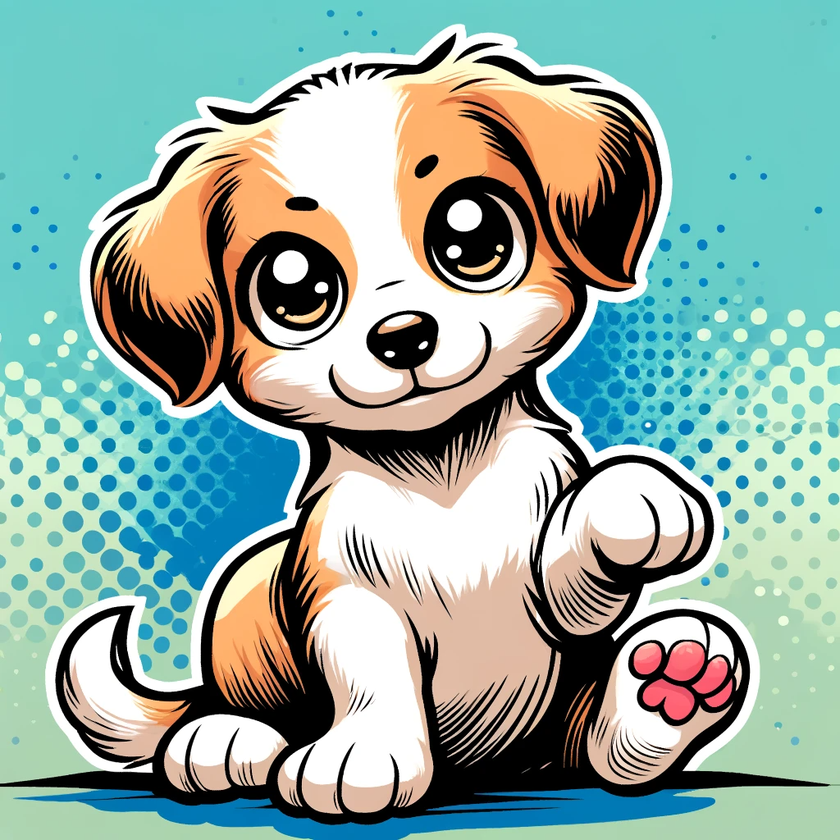
#> input picture hf-bootcamp/puppy.png, 840 x 840 px, shrunk from 1024 x 1024 before the run
$ jupyter execute 15-image_data.ipynb   (shell and % lines are left out)
#> lines starting #> are read from the running program, lines starting #| are printed output that depends on the picture
[cell 1]
from PIL import Image

[cell 2]
pic = Image.open("puppy.png")
#> pic is the input picture: PIL image 840x840 RGBA; mean R, G, B, A 143.3, 170.5, 161, 255

[cell 3]
pic

[cell 4]
type(pic)

[cell 5]
import numpy as np
pic_arr = np.asarray(pic)

[cell 6]
pic_arr.shape
#> Out = (840, 840, 4)

[cell 7]
import matplotlib.pyplot as plt
plt.imshow(pic_arr)

[cell 8]
pic_red = pic_arr.copy()

[cell 9]
pic_red[:,:,1] = 0 # remove green channel
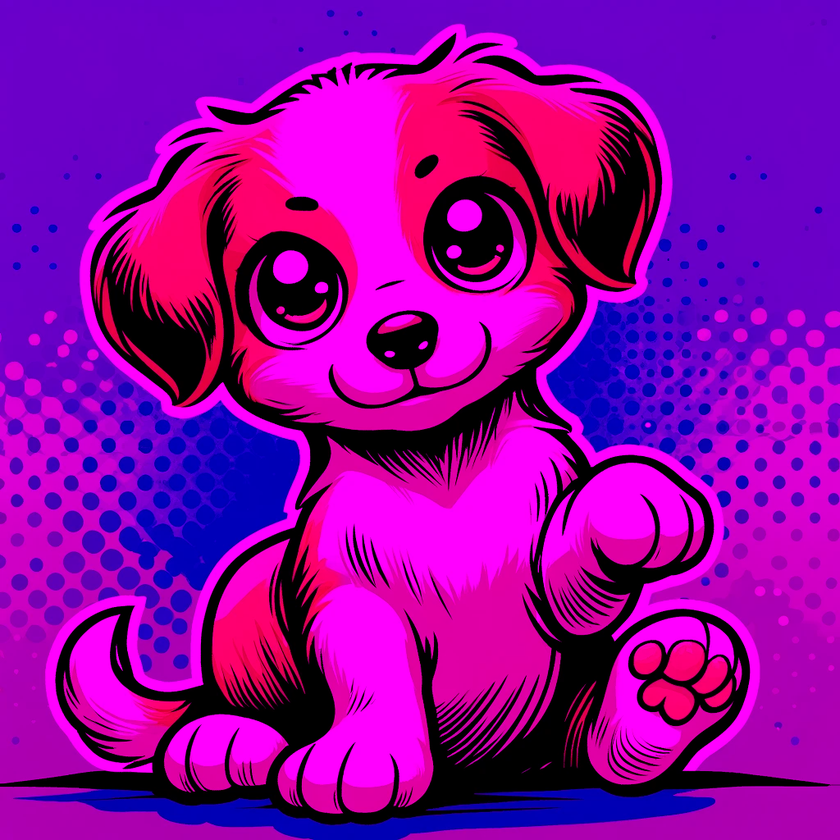
#> pic_red: shape (840, 840, 4); mean R, G, B, A 143.3, 0, 161, 255

[cell 10]
plt.imshow(pic_red)

[cell 11]
import cv2

[cell 12]
img = cv2.imread('puppy.png')

[cell 13]
plt.imshow(img)

[cell 14]
# open cv BGR matplotlib RGB

[cell 15]
img_rgb = cv2.cvtColor(img,cv2.COLOR_BGR2RGB)


$ run again, with hf-bootcamp/cat.png copied over hf-bootcamp/puppy.png
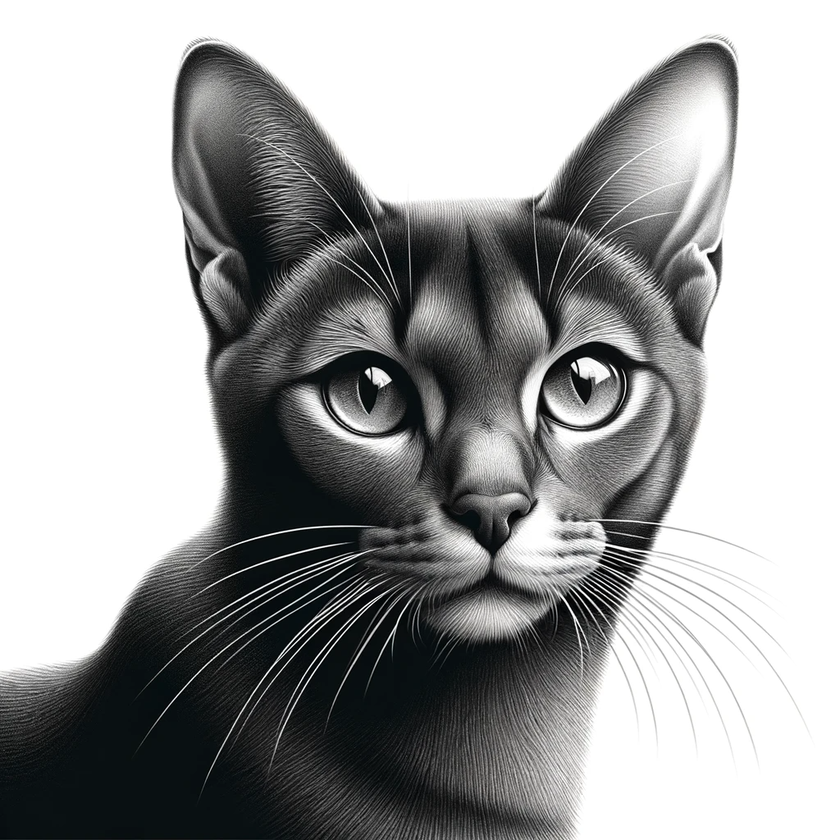
#> input picture hf-bootcamp/cat.png, 840 x 840 px, shrunk from 1024 x 1024 before the run
#> pic is the input picture: PIL image 840x840 RGBA; mean R, G, B, A 160.8, 161.6, 161.7, 255
#> `pic_red[:,:,1] = 0`:
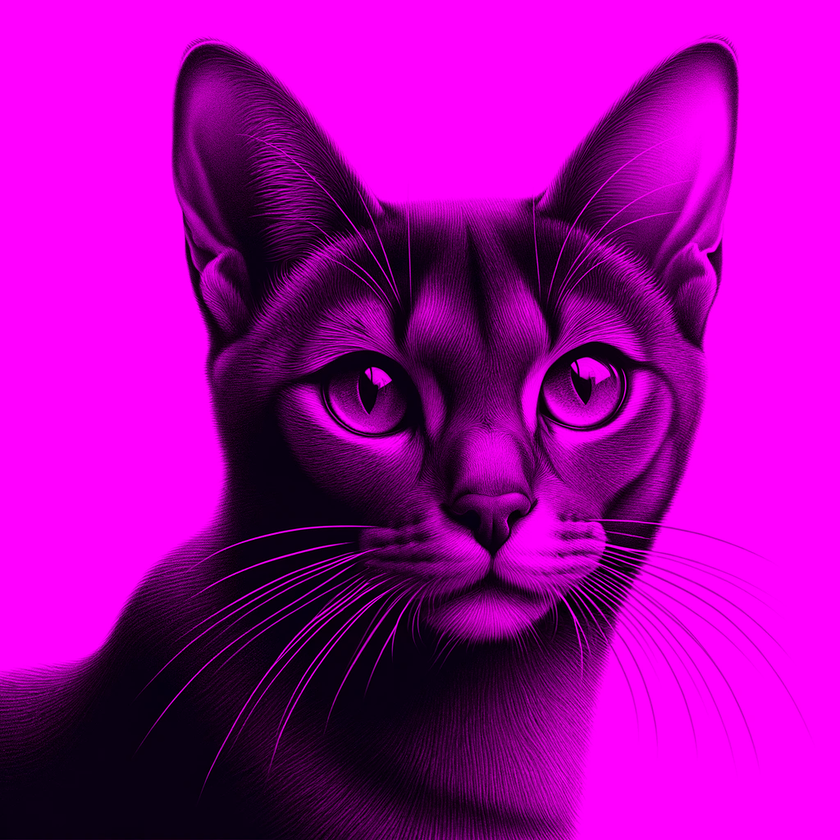
#> pic_red: shape (840, 840, 4); mean R, G, B, A 160.8, 0, 161.7, 255
